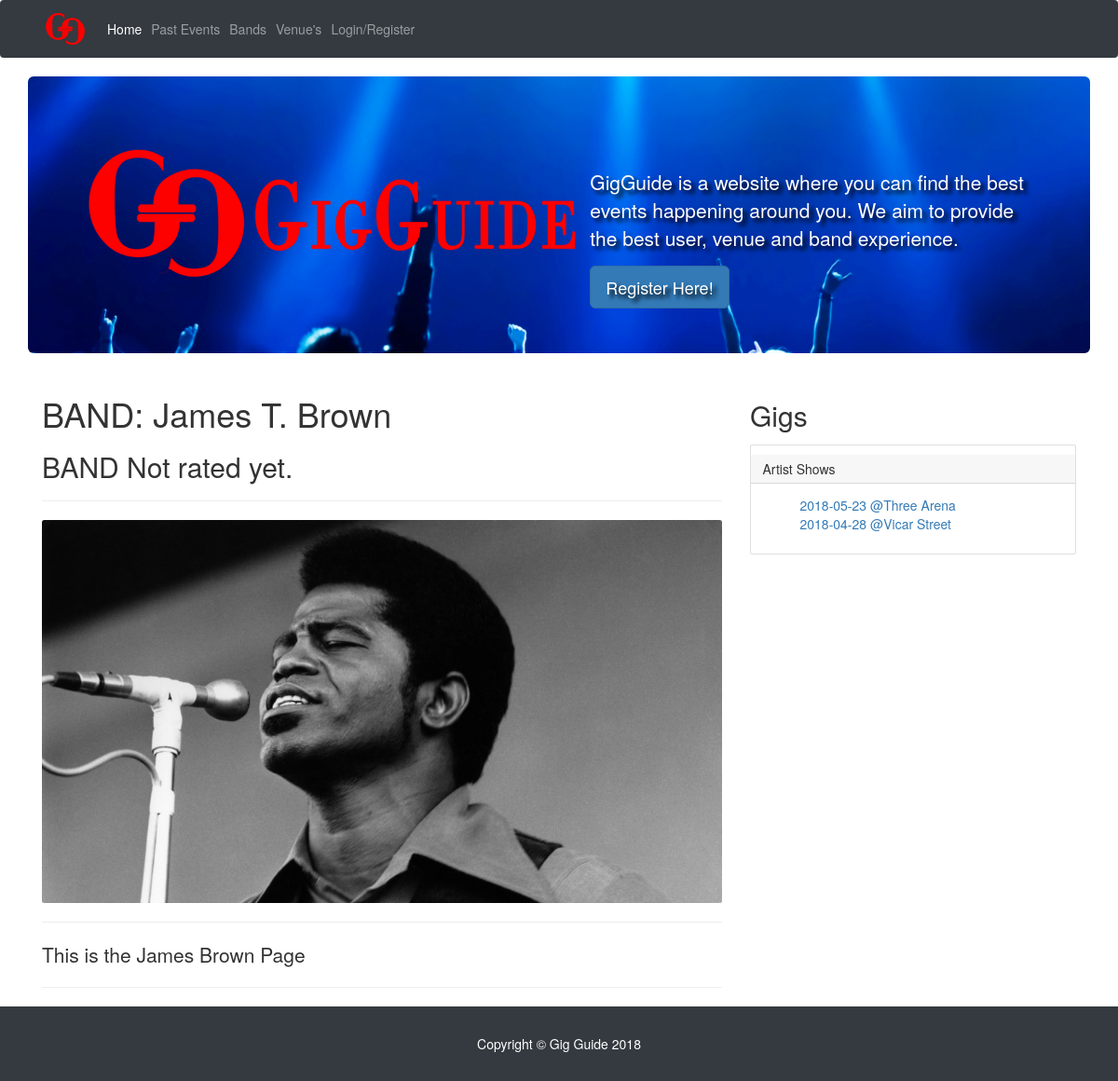
The app's page /singleProfile.php?id=62, older data.
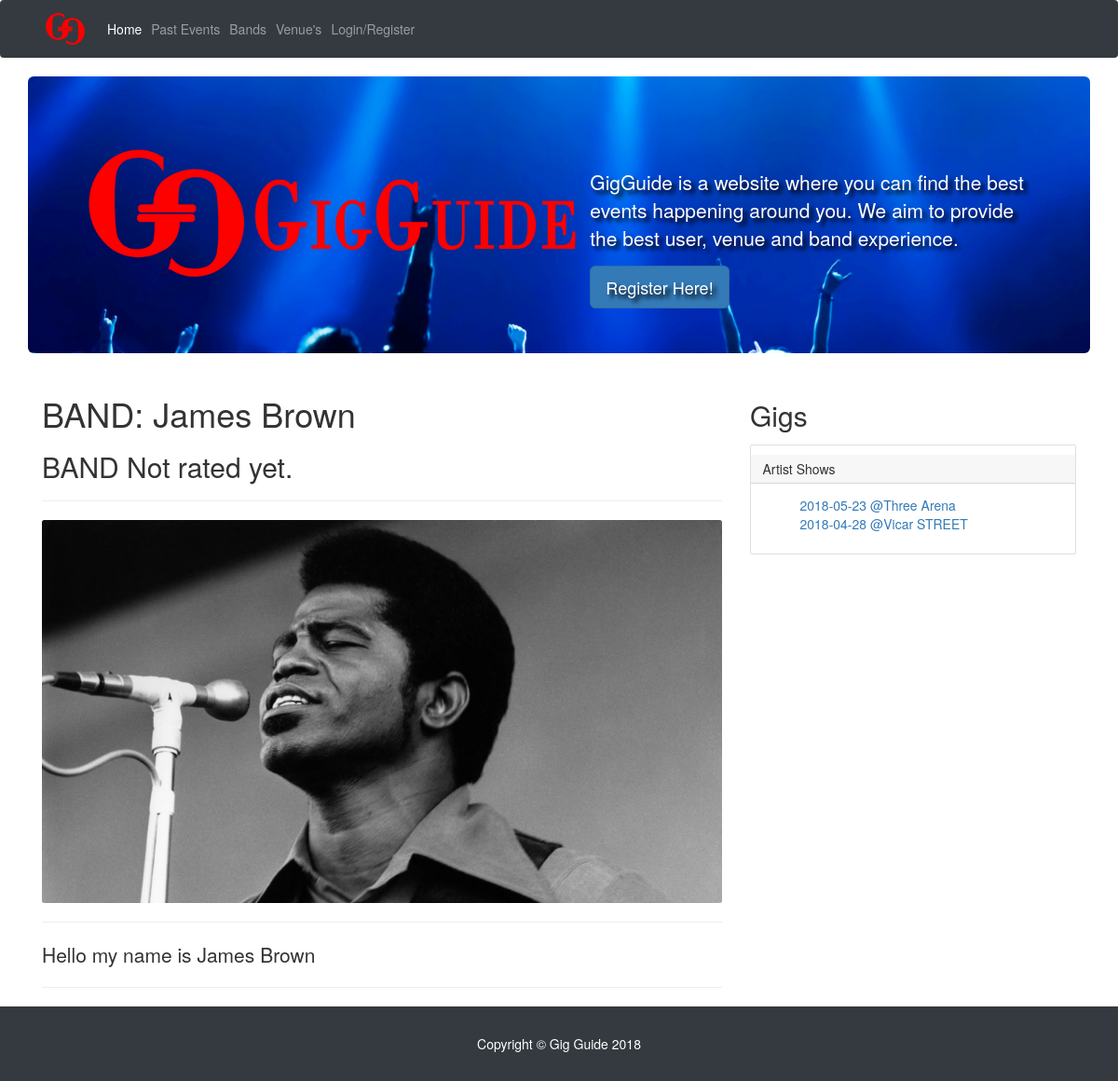
The same page, newer data.
### tables this page shows
CREATE TABLE IF NOT EXISTS `band` (
  `id` int(11) NOT NULL,
  `name` varchar(200) DEFAULT NULL,
  `image` varchar(200) DEFAULT NULL,
  `bio` longtext,
  `rating` double DEFAULT NULL,
  PRIMARY KEY (`id`),
  CONSTRAINT `FK_band_users` FOREIGN KEY (`id`) REFERENCES `users` (`id`) ON DELETE CASCADE ON UPDATE CASCADE
);

CREATE TABLE IF NOT EXISTS `event` (
  `venueId` int(11) DEFAULT NULL,
  `userId` int(11) DEFAULT NULL,
  `description` longtext,
  `id` int(11) NOT NULL AUTO_INCREMENT,
  `date` date DEFAULT NULL,
  `bandId` int(11) DEFAULT NULL,
  `name` varchar(250) DEFAULT NULL,
  PRIMARY KEY (`id`),
  KEY `FK_event_venue` (`venueId`),
  KEY `FK_event_band` (`bandId`),
  KEY `FK_event_users` (`userId`),
  CONSTRAINT `FK_event_band` FOREIGN KEY (`bandId`) REFERENCES `band` (`id`) ON DELETE CASCADE ON UPDATE CASCADE,
  CONSTRAINT `FK_event_venue` FOREIGN KEY (`venueId`) REFERENCES `venue` (`id`) ON DELETE CASCADE ON UPDATE CASCADE
);

CREATE TABLE IF NOT EXISTS `venue` (
  `id` int(11) NOT NULL,
  `name` varchar(250) DEFAULT NULL,
  `address` mediumtext,
  `image` varchar(200) DEFAULT NULL,
  `bio` longtext,
  `rating` double DEFAULT NULL,
  PRIMARY KEY (`id`),
  CONSTRAINT `FK_venue_users` FOREIGN KEY (`id`) REFERENCES `users` (`id`) ON DELETE CASCADE ON UPDATE CASCADE
);

### singleProfile.php (called while the page is built, shortened)
<?php
include 'partials/header.php';
include 'partials/home_hero.php';
include 'partials/profileView.php';
include 'partials/footer.php';

### partials/profileView.php (the view, shortened to what this page needs)
<?php
$id = $_GET['id'];
$query = "SELECT type FROM `usertype` WHERE id = '$id';";
$result = mysqli_query($conn, $query) or die(mysqli_error($conn));
$row = $result->fetch_assoc();
$type = $row['type'];
$query1 = "SELECT * FROM `$type` WHERE id = '$id';";
$result1 = mysqli_query($conn, $query1) or die(mysqli_error($conn));
$row1 = $result1->fetch_assoc();
$name = $row1['name'];
$image = $row1['image'];
$bio = $row1['bio'];
$rating = $row1['rating'];
?>
<div class="col-lg-8">
    <h1 class="mt-4"><?php echo strtoupper($type) .": ". $name ?></h1>
    <?php
    if($rating==0){
                    echo '<h2>'.strtoupper($type).' Not rated yet.</h2>';
    }
    else{?>
        <h2>Rating: <?php echo $rating ?></h2>
        <span class="stars"><?php echo $rating ?></span>
    <?php
    }?>
    <hr>
    <img class="img-fluid rounded" src="<?php echo $image ?>" alt="">
    <hr>
    <p class="lead"><?php echo $bio ?></p>
    <hr>
</div>
<div class="col-md-4">
    <?php
    $query2 = "SELECT venue.name as venueName,venue.image,band.name as bandName, event.description,event.id, event.name, event.date,event.venueId,event.bandId
    FROM ((event
    INNER JOIN band ON event.bandId = band.id)
    INNER JOIN venue ON event.venueId = venue.id)where ". $type . "id = $id;
    ";
    $result2 = mysqli_query($conn, $query2) or die(mysqli_error($conn));
    ?>
    <h2>Gigs</h2>
    <div class="card my-4">
        <h5 class="card-header">Artist Shows</h5>
        <div class="card-body">
            <ul style='list-style-type: none'>
                <?php
                while ($row2 = $result2->fetch_assoc()) {
                    $date = $row2['date'];
                    $eventId = $row2['id'];
                    $venueName = $row2['venueName'];
                    $bandName = $row2['bandName'];
                    ?>
                    <li> <?php
                      if($type=="band"){
                          echo '<a href="singleEvent.php?id='.$eventId.'">'.$date." @".$venueName.'</a>';
                        }
                        else{
                              echo '<a href="singleEvent.php?id='.$eventId.'">'.$date." @".$bandName.'</a>';
                            }
                        ?></li>
                <?php } ?>
            </ul>
        </div>
    </div>
</div>

Row changes from the older to the newer data that the page shows:
changed band: name "James T. Brown" → "James Brown"; bio "This is the James Brown Page" → "Hello my name is James Brown"
changed through a linked row, event: venueId.name "Vicar Street" → "Vicar STREET"
